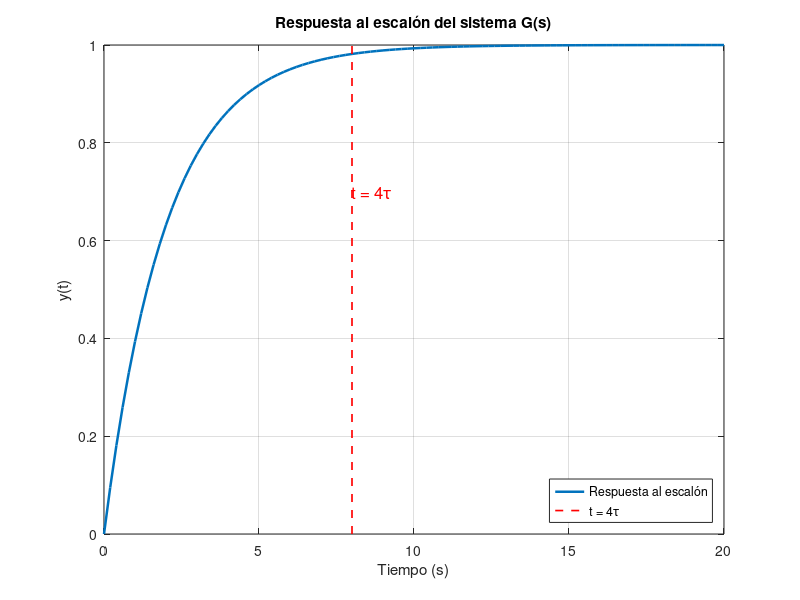

Write MATLAB code to recreate this figure.
clc; clear; close all;

% Definir la función de transferencia: G(s) = 1/(2s + 1)
num = 1;
den = [2 1];
Gs = tf(num, den);

% Obtener la respuesta al escalón
[y, t] = step(Gs);

% Calcular constante de tiempo
tau = den(1);             % En este caso, τ = 2
t_4tau = 4 * tau;         % Tiempo estimado para alcanzar el 98% del valor final

% Buscar valor aproximado en ese instante
[~, idx] = min(abs(t - t_4tau));
y_4tau = y(idx);
y_final = y(end);

% Mostrar en consola
fprintf('Constante de tiempo τ = %.2f s\n', tau);
fprintf('t = 4τ = 4 * %.2f = %.2f s\n', tau, t_4tau);
fprintf('Valor de la respuesta en t = 4τ: %.4f\n', y_4tau);
fprintf('Valor final aproximado: %.4f\n', y_final);

% Calcular y mostrar los polos
p = roots(den);
fprintf('Polos del sistema: %.4f\n', p);

% Graficar la respuesta
figure;
plot(t, y, 'LineWidth', 1.8); hold on;
grid on;
xlabel('Tiempo (s)');
ylabel('y(t)');
title('Respuesta al escalón del sistema G(s)');

% Línea vertical en t = 4τ
plot([t_4tau t_4tau], [0 y_final], 'r--', 'LineWidth', 1.2);
text(t_4tau, 0.7*y_final, 't = 4\tau', 'Color', 'r', 'FontSize', 12);

legend('Respuesta al escalón', 't = 4\tau', 'Location', 'southeast');
